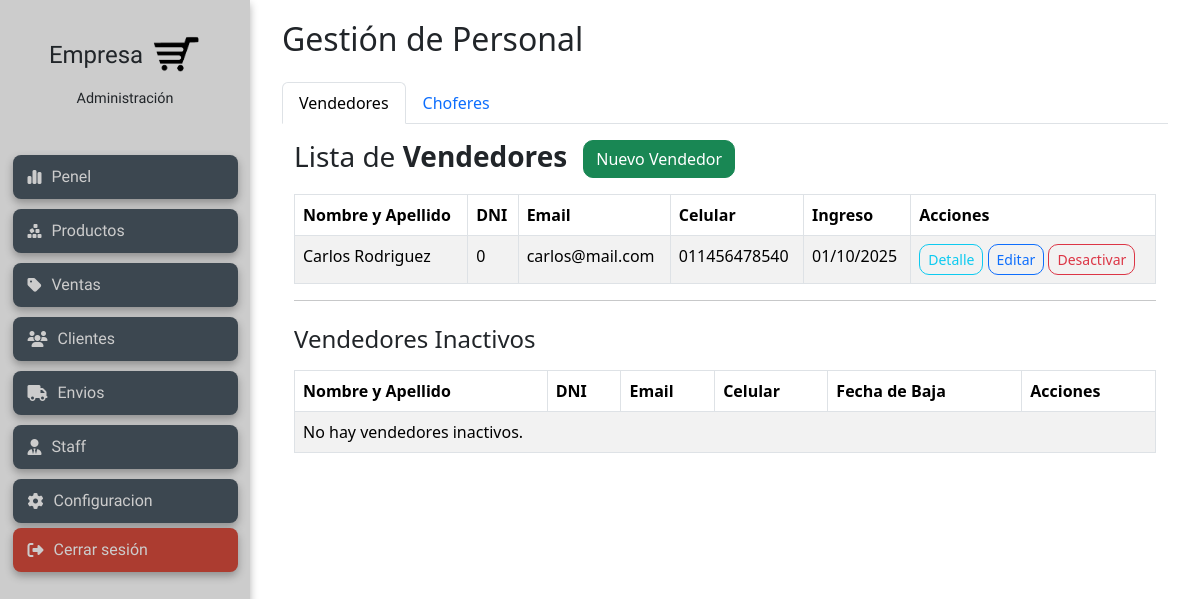
The app's page /staff/vendedores/ (signed in) with its own data.
### staff/models.py (models this page shows, shortened)
class BaseStaff(models.Model):
    nombre = models.CharField(max_length=50)
    apellido = models.CharField(max_length=50)
    dni = models.CharField(max_length=15, unique=True, verbose_name="DNI")
    email = models.EmailField(unique=True)
    direccion = models.CharField(max_length=100)
    telefono = models.CharField(max_length=20)
    fecha_alta = models.DateField(default=timezone.now)
    fecha_baja = models.DateField(null=True, blank=True)
    activo = models.BooleanField(default=True)
    class Meta:
        abstract = True # Indicamos que es un modelo abstracto

class Vendedor(BaseStaff):
    pass

### staff/views.py (the view)
# urls.py: path('vendedores/', views.vendedor_list, name='vendedor_list'),
@login_required
def vendedor_list(request):
    activos = Vendedor.objects.filter(activo=True)
    inactivos = Vendedor.objects.filter(activo=False)
    return render(request, 'staff/vendedor_list.html', {
        'vendedores_activos': activos,
        'vendedores_inactivos': inactivos,
        'active_tab': 'vendedores'
    })

### staff/templates/staff/vendedor_list.html (shortened to what this page needs)
{% extends "staff/staff_layout.html" %}
{% block staff_content %}
<div class="container-fluid" id="listaVendedores">
    <div class="d-flex aign-items-center mb-3">
        <h3 class="mb-0">Lista de <strong>Vendedores</strong></h3>
        <a href="{% url 'staff:vendedor_create' %}" class="btn btn-success ms-3">Nuevo Vendedor</a>
    </div>
    <table class="table table-bordered table-striped">
        <thead>
            <tr>
                <th>Nombre y Apellido</th>
                <th>DNI</th> <th>Email</th>
                <th>Celular</th>
                <th>Ingreso</th>
                <th>Acciones</th>
            </tr>
        </thead>
        <tbody>
            {% for vendedor in vendedores_activos %}
            <tr>
                <td>{{ vendedor.nombre }} {{ vendedor.apellido }}</td>
                <td>{{ vendedor.dni }}</td> <td>{{ vendedor.email }}</td>
                <td>{{ vendedor.telefono }}</td>
                <td>{{ vendedor.fecha_alta|date:"d/m/Y" }}</td>
                <td>
                    <a href="{% url 'staff:vendedor_detail' vendedor.pk %}" class="btn btn-outline-info btn-sm">Detalle</a>
                    <a href="{% url 'staff:vendedor_edit' vendedor.pk %}" class="btn btn-outline-primary btn-sm">Editar</a>
                    <button class="btn btn-outline-danger btn-sm" data-bs-toggle="modal" data-bs-target="#modalDesactivar{{ vendedor.id }}">Desactivar</button>
                </td>
            </tr>
            {% empty %}
            <tr><td colspan="6">No hay vendedores activos.</td></tr>
            {% endfor %}
        </tbody>
    </table>
    <hr>
    <h4 class="mt-4">Vendedores Inactivos</h4>
    <table class="table table-bordered table-striped mt-3">
        <thead>
            <tr>
                <th>Nombre y Apellido</th>
                <th>DNI</th> <th>Email</th>
                <th>Celular</th>
                <th>Fecha de Baja</th>
                <th>Acciones</th>
            </tr>
        </thead>
        <tbody>
            {% for vendedor in vendedores_inactivos %}
            <tr>
                <td>{{ vendedor.nombre }} {{ vendedor.apellido }}</td>
                <td>{{ vendedor.dni }}</td> <td>{{ vendedor.email }}</td>
                <td>{{ vendedor.telefono }}</td>
                <td>{{ vendedor.fecha_baja|date:"d/m/Y" }}</td>
                <td>
                    <button class="btn btn-outline-success btn-sm" data-bs-toggle="modal" data-bs-target="#modalReactivar{{ vendedor.id }}">Reactivar</button>
                    <button class="btn btn-outline-danger btn-sm" data-bs-toggle="modal" data-bs-target="#modalEliminar{{ vendedor.id }}">Eliminar</button>
                </td>
            </tr>
            {% include 'staff/modals/reactivar_modal.html' with staff=vendedor tipo='vendedor' %}
            {% include 'staff/modals/eliminar_modal.html' with staff=vendedor tipo='vendedor' %}
            {% empty %}
            <tr><td colspan="6">No hay vendedores inactivos.</td></tr>
            {% endfor %}
        </tbody>
    </table>
</div>
{% endblock staff_content %}

### static/css/styleManagement.css (style rules this page uses)
body { margin: 0; font-family: 'Segoe UI', sans-serif; }
.btn { border-radius: 10px; }

### records on screen
Vendedor: nombre "Carlos", apellido "Rodriguez", dni "0", email "carlos@mail.com", telefono "011456478540", fecha_alta "01/10/2025"
